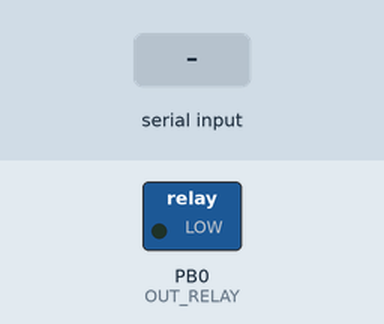
The program below on a simulated ATtiny2313, built with avr-gcc and emulated at 8 MHz. On the bench: switched loads named in the program (green lamp = pin HIGH). Inputs (shaded band) come from the test bench. What the program prints to the serial monitor is not drawn.

Above: at 1.2 s.
1.3 s: "1" received over Serial
2.8 s: byte 254 (0xfe) received over Serial
4.3 s: byte 1 (0x01) received over Serial
At 4.9 s:
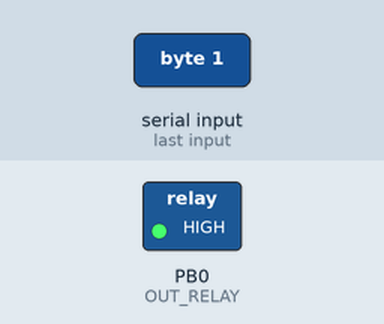
5.8 s: byte 2 (0x02) received over Serial
Timing chart, 0 to 8.3 s (numbered marks = the images above; inputs shaded):
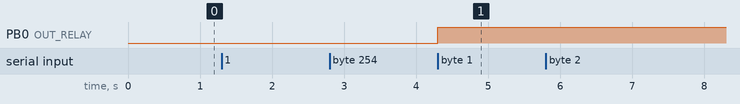

The program:

main.c
```c
#include <avr/io.h>
#define F_CPU 8000000UL
#define BAUD 19200
#include <util/setbaud.h>

//ATtiny2313  Å Í PD0:RxD PD1:TxD
#define UART_RX   0
#define UART_TX   1
#define OUT_RELAY 0

#define sbi(PORT,BIT) PORT|=_BV(BIT)
#define cbi(PORT,BIT) PORT&=~_BV(BIT)

/**
 *
 * PB0:      [ ÌON/OFF M   ð o · B
 * PD0: UART ÌRX
 * PD1: UART ÌTX
 *
 */
void ioinit(void)
{
	sbi(DDRB, OUT_RELAY);

	sbi(DDRD, UART_TX);
	cbi(DDRD, UART_RX);

	UBRRH = UBRRH_VALUE;
	UBRRL = UBRRL_VALUE;
	#if USE_2X
	sbi(UCSRA, U2X);
	#else
	cbi(UCSRA, U2X);
	#endif

	// UART ó M
	sbi(UCSRB, RXEN);
	sbi(UCSRB, TXEN);
	UCSRC = 0b00000110;
}

void uart_putchar(unsigned char c)
{
	loop_until_bit_is_set(UCSRA, UDRE);
	UDR = c;
	//loop_until_bit_is_set(UCSRA, TXC);
}

unsigned char uart_getchar(void)
{
	loop_until_bit_is_set(UCSRA, RXC);
	return UDR;
}

int main(void)
{
	ioinit();

	for(;;)
	{
		unsigned char c = uart_getchar();
		uart_putchar(c);
		switch(c) {
			case 0xfe:
				c = uart_getchar();
				switch(c) {
					case 0x01:
						sbi(PORTB, OUT_RELAY);
						uart_putchar(0x11);
						break;
					case 0x02:
						cbi(PORTB, OUT_RELAY);
						uart_putchar(0x11);
						break;
					default:
						uart_putchar(0xee);
				}
				break;
			default:
				uart_putchar(0xee);
		}
	}

	return 0;
}
```

Measured:
- after the input at 1.3 s, every drawn part: stays the same
- after the input at 2.8 s, every drawn part: stays the same
- after the input at 4.3 s, PB0 (OUT_RELAY): LOW → HIGH at once
- after the input at 5.8 s, every drawn part: stays the same
